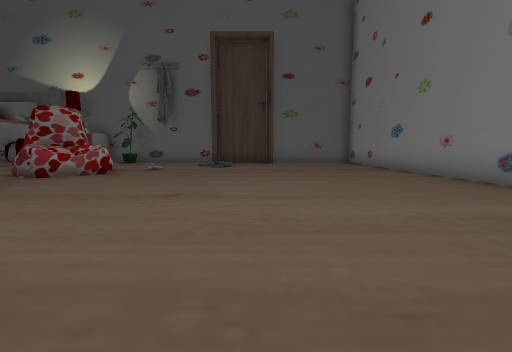
[1] (above)

17 first-person views from a walk through a 3-D level made in the Unity game engine. The camera is 1.3 m above the floor, tilts 6° down and sees 90° across. The floor is counted in squares, 2 m on a side. Each view is taken from the middle of a square. On the plan, view 1 faces up. The plan holds only what a view shows up to about 9 squares ahead; the rest is blank. The player is left out. Some surface patterns are stand-ins.

[2]
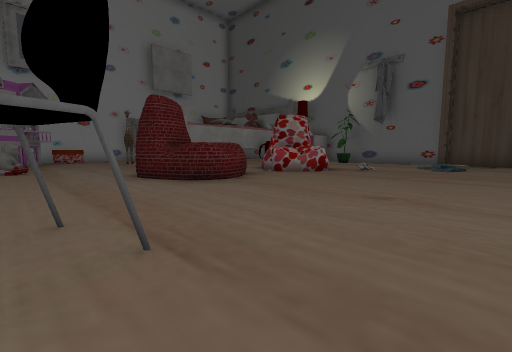

[3]
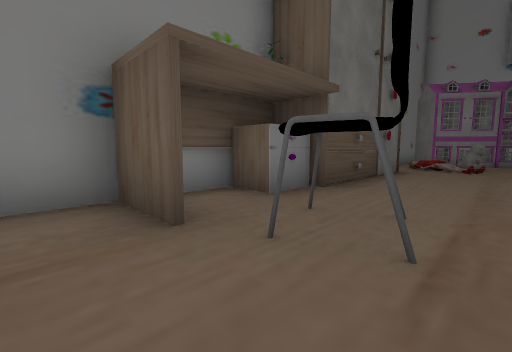

[4]
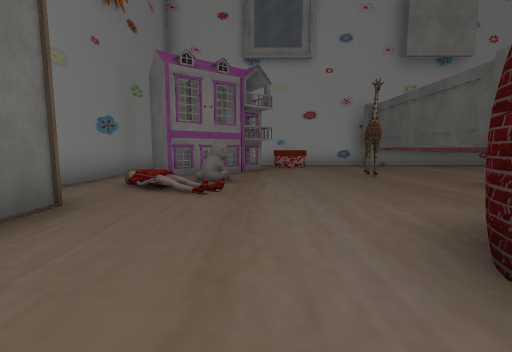

[5]
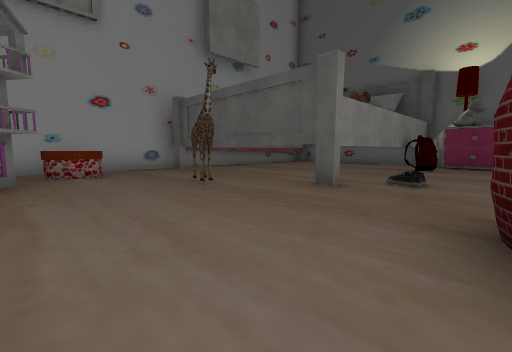

[6]
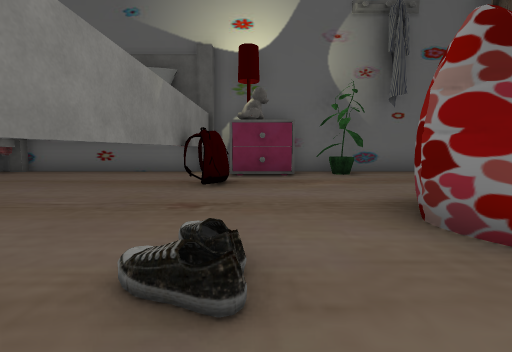

[7]
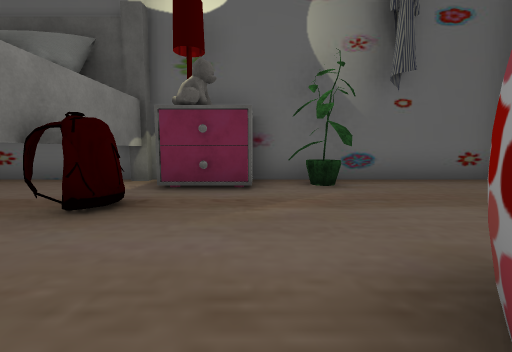

[8]
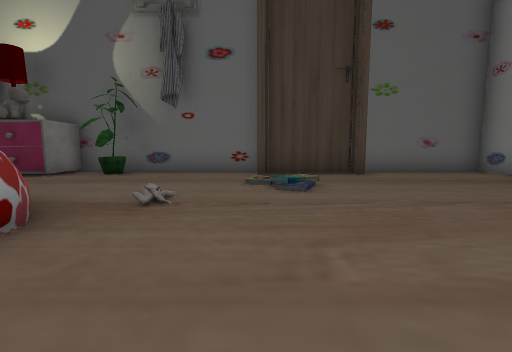

[9]
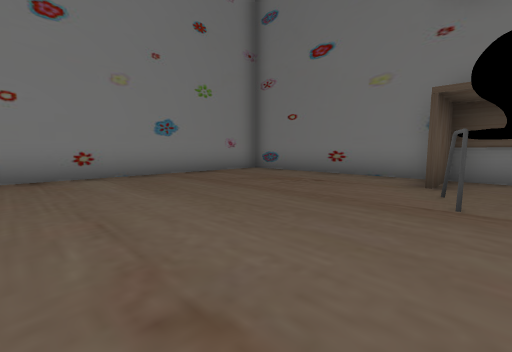

[10]
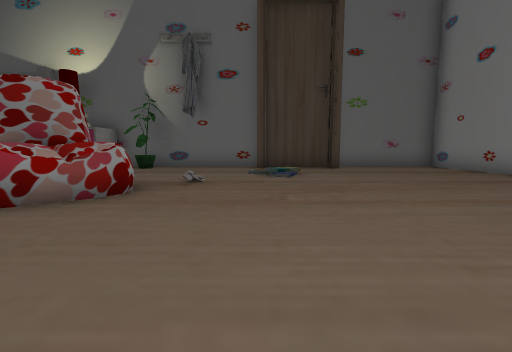

[11]
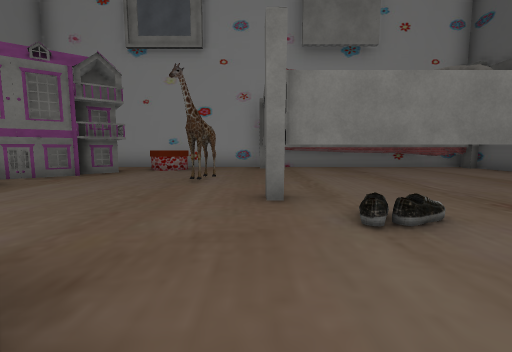

[12]
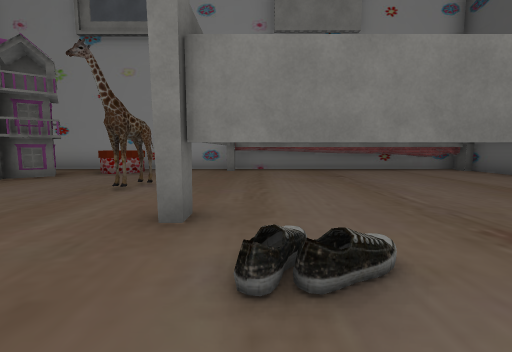

[13]
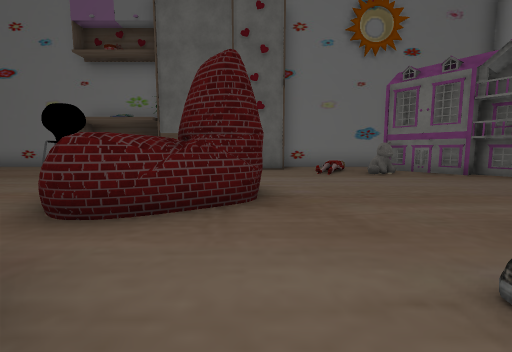

[14]
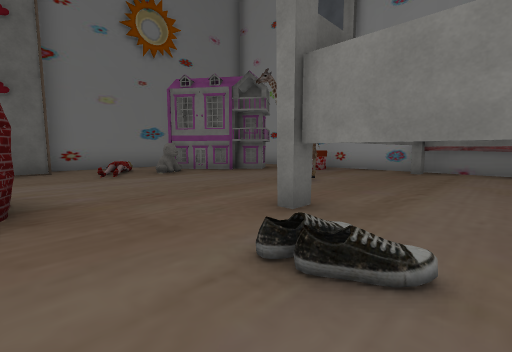

[15]
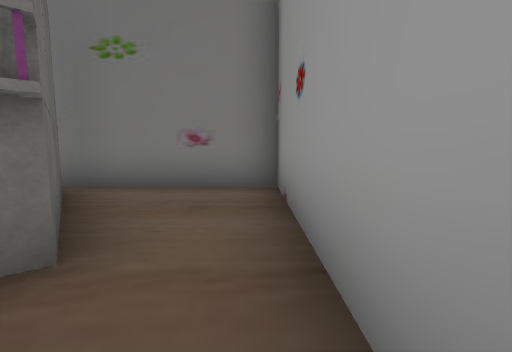

[16]
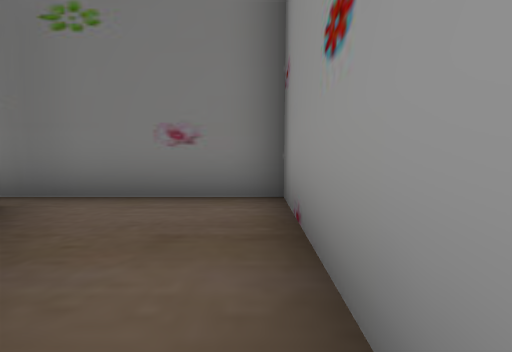

[17]
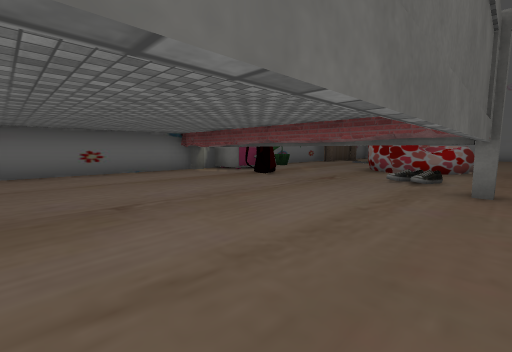

### Floor plan
Key: @ floor where view 1 was taken; # wall or solid block; . floor; / step, stairs or slope; = window, fence, low wall or low ledge; H house; C chair; T table; I thing the floor can be seen under or through; B box; P plant; O other object.
Columns run from 16 left of view 1 to 5 right of it. Each row starts with its distance up from view 1.
 13       ######### ######
 12  #######TTP...###....#
 11  #....I#T............#
 10  #....IO......//.....#
  9  #....I......../.....#
  8  #....I...OO.........#
  7 ##....I...OOO........#
  6 ##====I....O.........#
  5 #....................#
  4 #...OO....OO.........#
  3 #........OOO.........#
  2 #.B..................#
  1 #..H.................#
  0 #..HH.O.......C.@....#
 -1 #...HH.........#.....#
 -2 #.......#####T.#.....#
 -3 #########   ##########

Where each view was taken, in squares from view 1:
view 1: 0 up, 0 right, facing up
view 2: 0 up, 0 right, facing up-left
view 3: 1 up, 0 right, facing down-left
view 4: 1 up, 5 left, facing left
view 5: 1 up, 7 left, facing up-left
view 6: 5 up, 8 left, facing up
view 7: 7 up, 7 left, facing up
view 8: 5 up, 2 left, facing up
view 9: 4 up, 2 left, facing down-right
view 10: 3 up, 2 left, facing up
view 11: 5 up, 6 left, facing left
view 12: 6 up, 7 left, facing left
view 13: 7 up, 7 left, facing down
view 14: 7 up, 7 left, facing down-left
view 15: 2 up, 15 left, facing down
view 16: 1 up, 15 left, facing down
view 17: 5 up, 14 left, facing up-right
